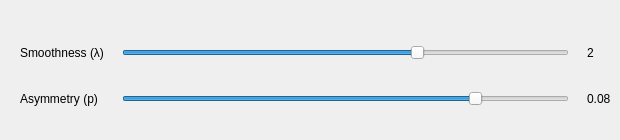
            <widget class="QWidget" name="aslsTab">
             <attribute name="title">
              <string>AsLS Smoothing</string>
             </attribute>
             <widget class="QWidget" name="gridLayoutWidget_3">
              <property name="geometry">
               <rect>
                <x>20</x>
                <y>20</y>
                <width>591</width>
                <height>111</height>
               </rect>
              </property>
              <layout class="QGridLayout" name="gridLayout_15">
               <property name="horizontalSpacing">
                <number>18</number>
               </property>
               <property name="verticalSpacing">
                <number>6</number>
               </property>
               <item row="0" column="0">
                <widget class="QLabel" name="smoothnessLabel">
                 <property name="toolTip">
                  <string>&lt;html&gt;&lt;head/&gt;&lt;body&gt;&lt;p&gt;Smoothness (&lt;span style=&quot; font-weight:600;&quot;&gt;λ&lt;/span&gt;) for flexibility of the baseline. This value is represented as a linear scale for log of &lt;span style=&quot; font-weight:600;&quot;&gt;λ&lt;/span&gt;.&lt;/p&gt;&lt;/body&gt;&lt;/html&gt;</string>
                 </property>
                 <property name="text">
                  <string>Smoothness (λ)</string>
                 </property>
                </widget>
               </item>
               <item row="1" column="0">
                <widget class="QLabel" name="asymmetryLabel">
                 <property name="toolTip">
                  <string>&lt;html&gt;&lt;head/&gt;&lt;body&gt;&lt;p&gt;Asymmetry (&lt;span style=&quot; font-weight:600;&quot;&gt;p&lt;/span&gt;) for position bias of the baseline. The value of &lt;span style=&quot; font-weight:600;&quot;&gt;p&lt;/span&gt; needs to be in the range (0.00 ≤ &lt;span style=&quot; font-weight:600;&quot;&gt;p&lt;/span&gt; ≤ 0.1) to perform well on positive peak chromatograms.&lt;/p&gt;&lt;/body&gt;&lt;/html&gt;</string>
                 </property>
                 <property name="text">
                  <string>Asymmetry (p)</string>
                 </property>
                </widget>
               </item>
               <item row="1" column="2">
                <widget class="QLabel" name="asymmetryValue">
                 <property name="toolTip">
                  <string>&lt;html&gt;&lt;head/&gt;&lt;body&gt;&lt;p&gt;Asymmetry (&lt;span style=&quot; font-weight:600;&quot;&gt;p&lt;/span&gt;) for position bias of the baseline. The value of &lt;span style=&quot; font-weight:600;&quot;&gt;p&lt;/span&gt; needs to be in the range (0.00 ≤ &lt;span style=&quot; font-weight:600;&quot;&gt;p&lt;/span&gt; ≤ 0.1) to perform well on positive peak chromatograms.&lt;/p&gt;&lt;/body&gt;&lt;/html&gt;</string>
                 </property>
                 <property name="text">
                  <string>0.08</string>
                 </property>
                </widget>
               </item>
               <item row="0" column="2">
                <widget class="QLabel" name="smoothnessValue">
                 <property name="toolTip">
                  <string>&lt;html&gt;&lt;head/&gt;&lt;body&gt;&lt;p&gt;Smoothness (&lt;span style=&quot; font-weight:600;&quot;&gt;λ&lt;/span&gt;) for flexibility of the baseline. This value is represented as a linear scale for log of &lt;span style=&quot; font-weight:600;&quot;&gt;λ&lt;/span&gt;.&lt;/p&gt;&lt;/body&gt;&lt;/html&gt;</string>
                 </property>
                 <property name="text">
                  <string>2</string>
                 </property>
                </widget>
               </item>
               <item row="0" column="1">
                <widget class="QSlider" name="smoothnessSlider">
                 <property name="maximum">
                  <number>3</number>
                 </property>
                 <property name="pageStep">
                  <number>1</number>
                 </property>
                 <property name="value">
                  <number>2</number>
                 </property>
                 <property name="orientation">
                  <enum>Qt::Horizontal</enum>
                 </property>
                </widget>
               </item>
               <item row="1" column="1">
                <widget class="QSlider" name="asymmetrySlider">
                 <property name="maximum">
                  <number>10</number>
                 </property>
                 <property name="pageStep">
                  <number>1</number>
                 </property>
                 <property name="value">
                  <number>8</number>
                 </property>
                 <property name="orientation">
                  <enum>Qt::Horizontal</enum>
                 </property>
                </widget>
               </item>
              </layout>
             </widget>
            </widget>
